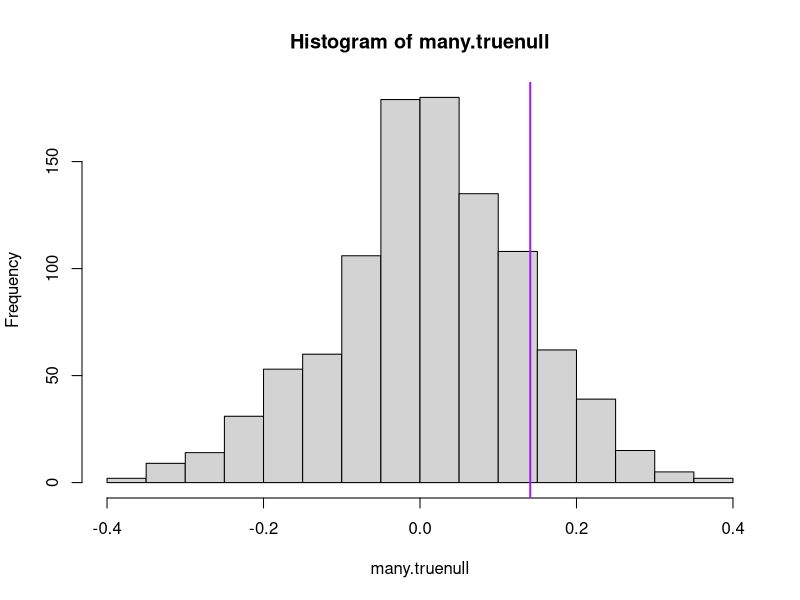
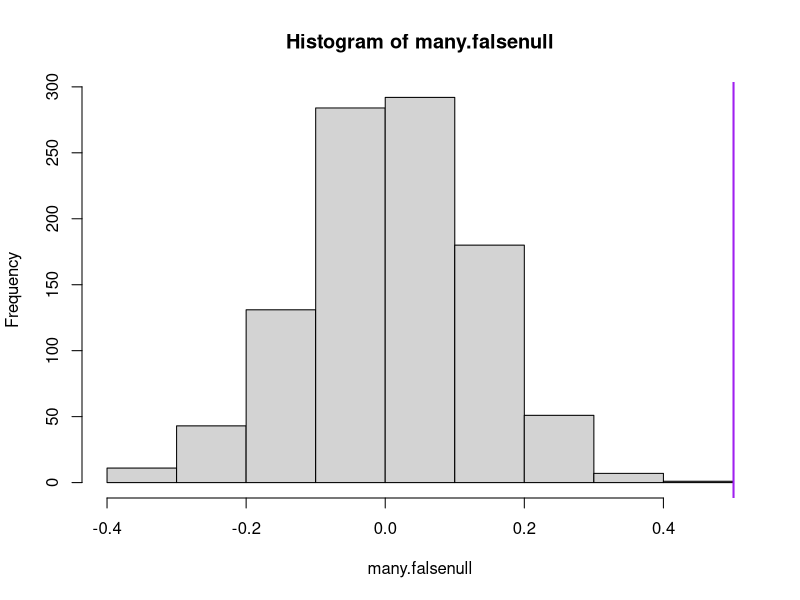

Reproduce these figures in R, in order.
## make up some ‘true’ data
carrier<-rep(c(0,1), c(100,200))
null.y<-rnorm(300)
alt.y<-rnorm(300, mean=carrier/2)

#mean: t-test
t.test(null.y~carrier, var.equal=TRUE)
t.test(alt.y~carrier, var.equal=TRUE)

#mean: permutation test
null.diff<-mean(null.y[carrier==1])-mean(null.y[carrier==0])
alt.diff<-mean(alt.y[carrier==1])-mean(alt.y[carrier==0])
one.test <- function(x,y) {
  xstar<-sample(x)
  mean(y[xstar==1])-mean(y[xstar==0])
}
many.truenull <- replicate(1000, one.test(carrier, null.y))
many.falsenull <- replicate(1000, one.test(carrier, alt.y))
hist(many.truenull)
abline(v=null.diff, lwd=2, col="purple")
mean(abs(many.truenull) > abs(null.diff))
hist(many.falsenull)
abline(v=alt.diff, lwd=2, col="purple")
mean(abs(many.falsenull) > abs(alt.diff))
